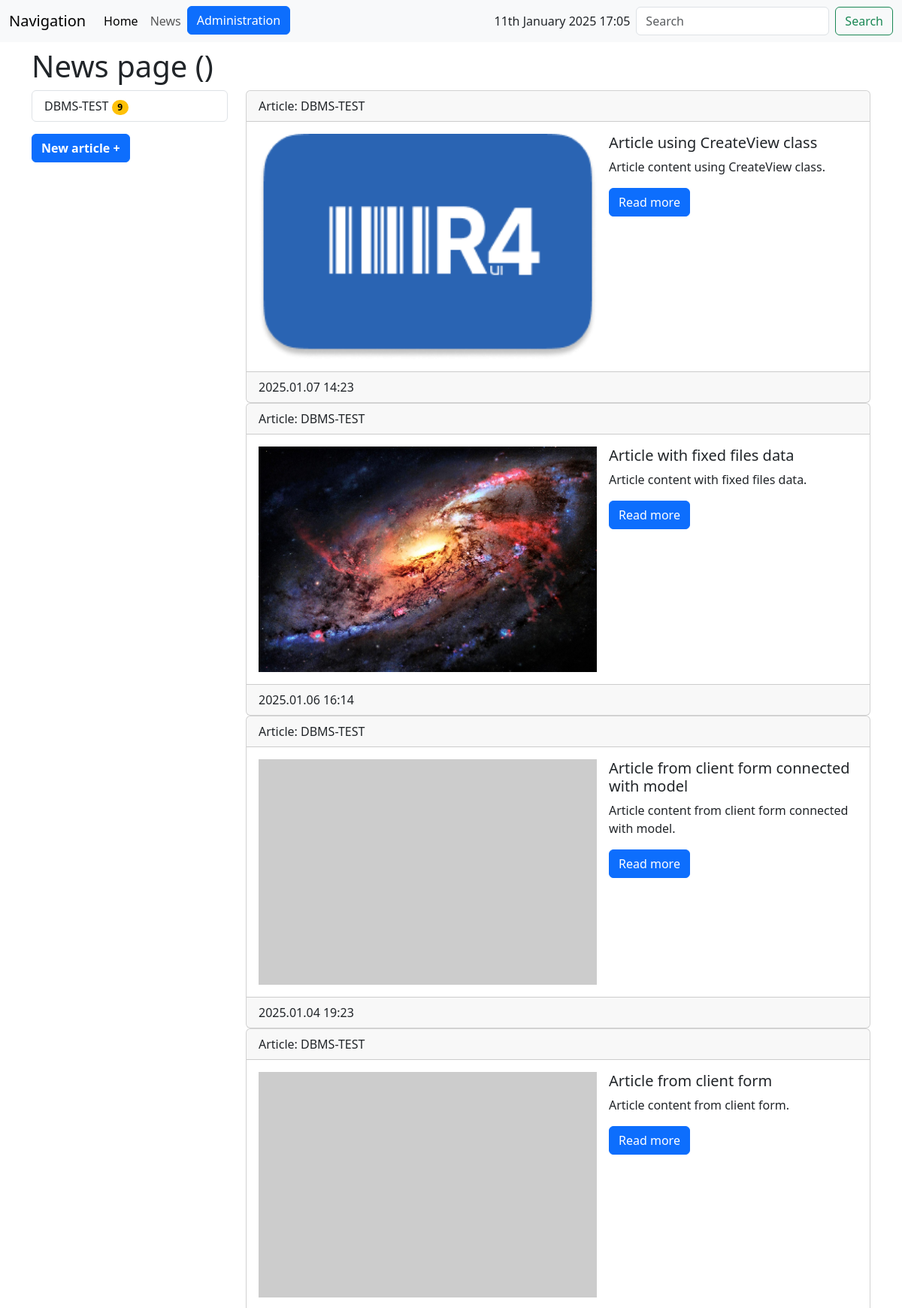
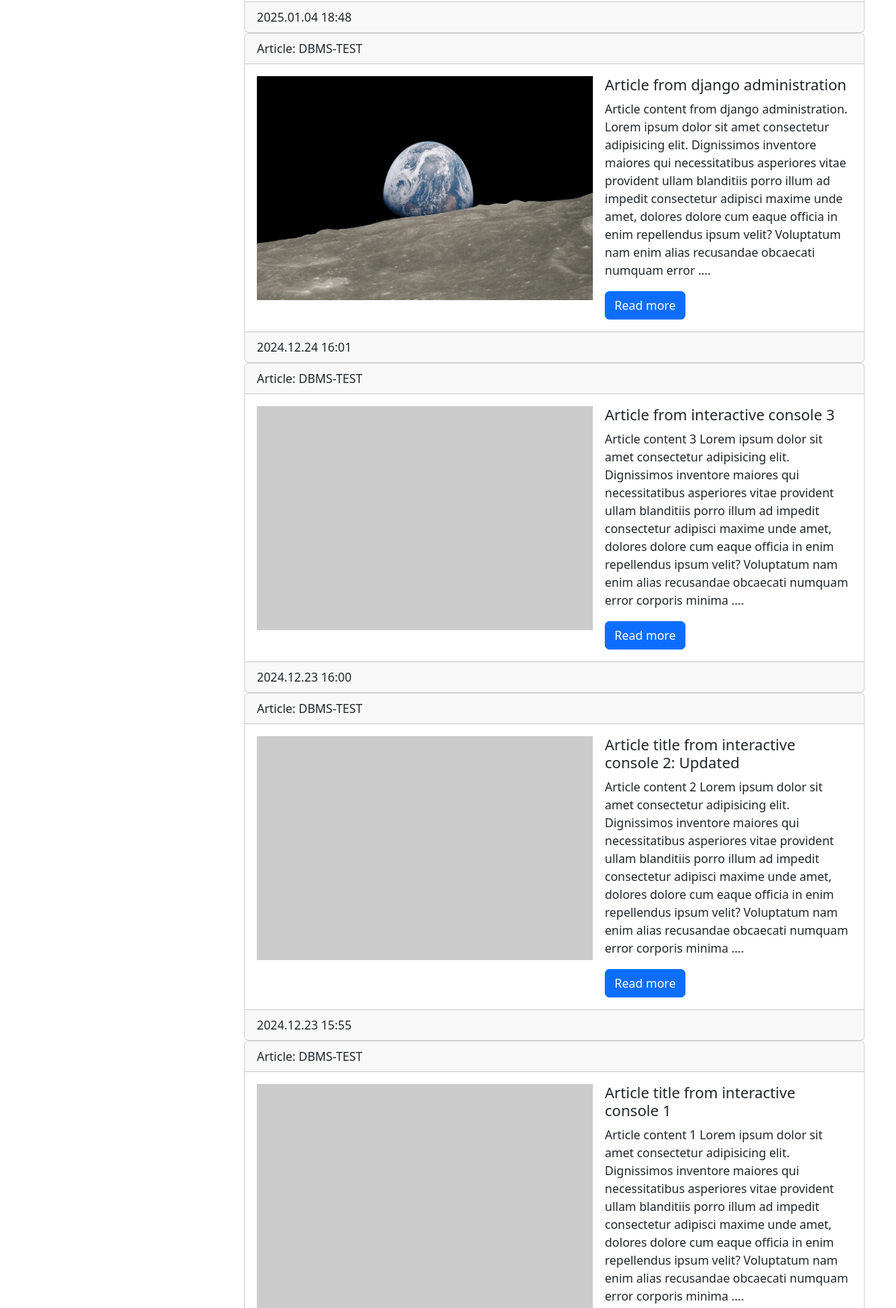
Page /news/ (upper part) on the committed database (2 pictures, top to bottom).
### news/models.py (models this page shows)
class Category(models.Model):
    name = models.CharField('Category name', max_length=50, db_index=True)
    def __str__(self):
        return self.name
    def get_absolute_url(self):
        return reverse_lazy('category', kwargs={"pk": self.pk})
    class Meta:
        verbose_name='Category'
        verbose_name_plural='Categories'
        ordering=['pk']

class Article(models.Model):
    title = models.CharField('Title', max_length=50)
    content = models.TextField('Content', blank=True) # blank means, is this field required
    created_at = models.DateTimeField('Created', auto_now_add=True)
    updated_at = models.DateTimeField('Updated', auto_now=True)
    image = models.ImageField('Image', upload_to='images/%Y/%m/%d/', blank=True)
    is_published = models.BooleanField('Published', default=True)
    """
    models.ForeignKey is used to create a relationship between models,
    specifically to define a "one-to-many" relationship.
    This allows one record in one table (model) to be associated with multiple records in another table.

    Attrs:
        - to (first argument): Specifies the model to which the relationship is established. In the example above, it's Category.
        - on_delete: Determines what happens to the related records if the parent record is deleted.
            - models.CASCADE: Deletes related records.
            - models.PROTECT: Prevents deletion and raises an error.
            - models.SET_NULL: Sets the field to NULL.
            - models.SET_DEFAULT: Sets a default value.
            - models.SET(...): Sets a custom value or function.
            - models.DO_NOTHING: Does nothing.
        - related_name (optional): Specifies the name for the reverse relationship from the related model.
        - null (optional): determines whether this field can store a NULL value in the database, meaning whether it can be empty.

    to create relations ships you can use:
        - ForeignKey
        - ManyToManyField
    """
    category = models.ForeignKey(
        'Category',
        on_delete=models.PROTECT,
        related_name="categories",
        null=True,
    )
    views = models.IntegerField(default=0)
    """
    __str__
    used to provide a string representation of a model object
    and when displaying model objects in the Django admin panel
    """
    def __str__(self):
        return self.title
    def get_absolute_url(self):
        return reverse_lazy('view_article', kwargs={'article_id': self.pk})
    class Meta:
        verbose_name='Article'
        verbose_name_plural='Articles'
        ordering = ['-created_at']

### news/views.py (the view)
# urls.py: path('', HomeNewsList.as_view(), name="news"),
class HomeNewsList(ListView):
    model = Article
    template_name = 'news/news.html'
    context_object_name = 'news'
    """
    if we need to add some extra variables to template
    we can use extra_context dict, but only if is static data
    extra_context = {'page_name': 'page'}
    """
    """
    if our extra data is dinamic, use get_context_data func
    """
    def get_context_data(self, **kwargs):
        context = super().get_context_data(**kwargs)
        context['page_name'] = 'page'
        return context
    def get_queryset(self):
        return Article.objects.filter(is_published=True)

### news/templatetags/news_tags.py (called while the page is built)
@register.simple_tag()
def get_all_categories():
     return Category.objects.annotate(count=Count('categories')).filter(count__gt=0)

@register.inclusion_tag('news/list_categories.html')
def show_all_categories(selected_category=None):
    categories = Category.objects.all()
    return {'categories': categories, 'selected_category': selected_category}

### news/templates/news/news.html (shortened to what this page needs)
{% extends 'base.html' %}
{% block main %}
<div class="container m-0-a mt-2">
  <h1>News {{ page_name }} ({{selected_category.count}}) </h1>
  <div class="row">
    <div class="col-md-3">
        {% include 'inc/_categories.html' %}
        <button class="btn btn-primary mt-3">
          <a href="{% url 'add_article' %}" class="add_article">New article +</a>
        </button>
    </div>
    <div class="col-md-9 mb-2">
      {% for article in news %}
        <div class="card">
            <div class="card-header">
              Article: {{ article.category }}
            </div>
            <div class="card-body flex">
                <div class="media d-flex flex-row">
                    <img src="{% if article.image %}{{ article.image.url }}{% else %}https://picsum.photos/id/870/450/300?grayscale&blur=2{% endif %}"
                      alt="Article image"
                      width="450"
                      height="300"
                      class="me-3"
                    >
                    <div class="media-body">
                        <h5 class="card-title">{{ article.title }}</h5>
                        <p class="card-text">{{ article.content|truncatewords:50 }}.</p>
                        <a href="{{ article.get_absolute_url }}" class="btn btn-primary">Read more</a>
                    </div>
                </div>
            </div>
            <div class="card-footer">
                {{ article.created_at|date:"Y.m.d H:i" }}
            </div>
          </div>
        {% endfor %}
    </div>
  </div>
</div>
{% endblock %}

### templates/inc/_categories.html
{% load news_tags %}
<div class="list-group">
    {% get_all_categories as categories %}
    {% for category in categories %}
        <a
          href="{{ category.get_absolute_url }}"
          class="list-group-item list-group-item-action {% if selected_category.pk == category.pk %} active {% endif %} "
        >
          {{ category.name }}
          <span class="badge text-bg-warning rounded-pill">{{category.count}}</span>
        </a>
    {% endfor %}
</div>

### news/static/news/css/news.css (style rules this page uses)
.add_article { color: #fff; text-decoration: none; font-weight: bold; }

### rows in the picture
Category: name "DBMS-TEST", count "9"
Article: category "DBMS-TEST", image (picture), title "Article using CreateView class", content "Article content using CreateView class", created_at "2025.01.07 14:23"
Article: category "DBMS-TEST", image (picture), title "Article with fixed files data", content "Article content with fixed files data", created_at "2025.01.06 16:14"
Article: category "DBMS-TEST", title "Article from client form connected with model", content "Article content from client form connected with model", created_at "2025.01.04 19:23"
Article: category "DBMS-TEST", title "Article from client form", content "Article content from client form", created_at "2025.01.04 18:48"
Article: category "DBMS-TEST", image (picture), title "Article from django administration", content "Article content from django administration. Lorem ipsum dolor sit amet consectetur adipisicing elit. Dignissimos inventore maiores qui necessitatibus asperiores vitae provident ullam blanditiis porro illum ad impedit consectetur adipisci maxime unde amet, dolores dolore cum eaque officia in enim repellendus ipsum velit? Voluptatum nam enim alias recusandae obcaecati numquam error …", created_at "2024.12.24 16:01"
Article: category "DBMS-TEST", title "Article from interactive console 3", content "Article content 3 Lorem ipsum dolor sit amet consectetur adipisicing elit. Dignissimos inventore maiores qui necessitatibus asperiores vitae provident ullam blanditiis porro illum ad impedit consectetur adipisci maxime unde amet, dolores dolore cum eaque officia in enim repellendus ipsum velit? Voluptatum nam enim alias recusandae obcaecati numquam error corporis minima …", created_at "2024.12.23 16:00"
Article: category "DBMS-TEST", title "Article title from interactive console 2: Updated", content "Article content 2 Lorem ipsum dolor sit amet consectetur adipisicing elit. Dignissimos inventore maiores qui necessitatibus asperiores vitae provident ullam blanditiis porro illum ad impedit consectetur adipisci maxime unde amet, dolores dolore cum eaque officia in enim repellendus ipsum velit? Voluptatum nam enim alias recusandae obcaecati numquam error corporis minima …", created_at "2024.12.23 15:55"
Article: category "DBMS-TEST", title "Article title from interactive console 1", content "Article content 1 Lorem ipsum dolor sit amet consectetur adipisicing elit. Dignissimos inventore maiores qui necessitatibus asperiores vitae provident ullam blanditiis porro illum ad impedit consectetur adipisci maxime unde amet, dolores dolore cum eaque officia in enim repellendus ipsum velit? Voluptatum nam enim alias recusandae obcaecati numquam error corporis minima …"

### other values in the picture
{{ page_name }} "page"
